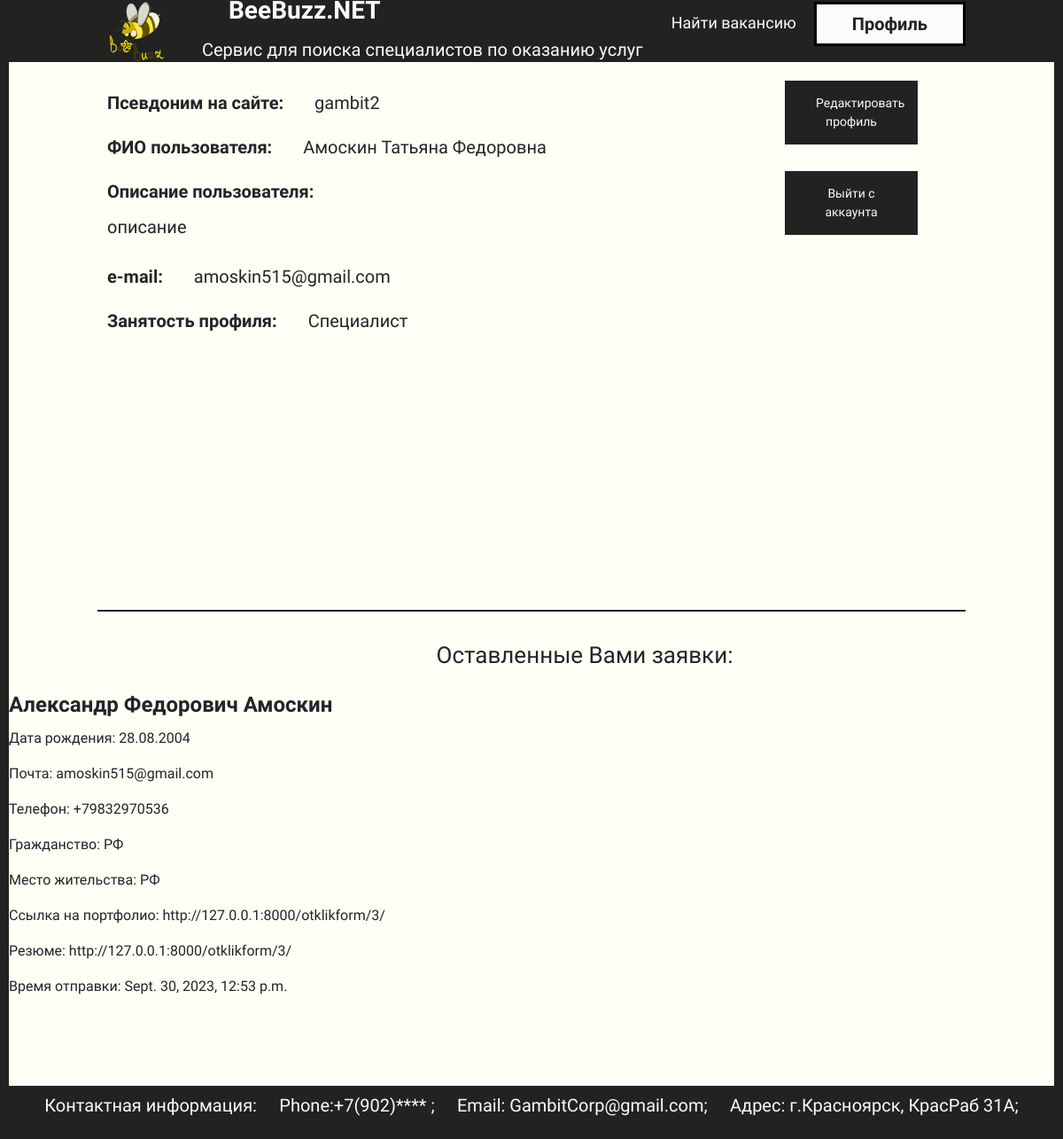
The page /profile/ (signed in) on the database its author committed.
### main/models.py (models this page shows, shortened)
class Otklik(models.Model):
    FIO = models.CharField('ФИО',max_length=550)
    Anketa = models.ForeignKey('Anketa', on_delete=models.CASCADE, blank=True, verbose_name="Вакансия на которую откликнулись")
    BirthDate = models.CharField('Дата рождения', max_length=500)
    Email = models.EmailField('Почта', max_length=500)
    Phone = models.CharField('Телефон', max_length=100)
    Citizenship = models.CharField('Гражданство', max_length=300)
    Place = models.CharField('Место жительства', max_length=300)
    Portfolio = models.CharField('Ссылка на портфолио', max_length=500)
    Rezume = models.CharField('Резюме', max_length=500)
    DatePost = models.DateTimeField('Время отправки',auto_now_add=True)
    class Meta:
        verbose_name = "Отклики"
        verbose_name_plural = "Отклики"
        ordering = ['DatePost']

### main/views.py (the view)
# urls.py: path('profile/',ProfileView.as_view(), name = 'prof'),
class ProfileView(LoginRequiredMixin,TemplateView): # new
    template_name = 'main/profile.html'
    login_url = reverse_lazy('log')
    def get(self, request):
        otkl = Otklik.objects.all()
        context = {
            'otkl': otkl,
        }
        return render(request, 'main/profile.html', context)

### main/templatetags/auth_extras.py (called while the page is built)
@register.filter(name='has_group')
def has_group(user, group_name):
    group = Group.objects.get(name=group_name)
    return True if group in user.groups.all() else False

### main/templates/main/profile.html (shortened to what this page needs)
{% load static %}
{% load auth_extras %}
<!DOCTYPE html>
<html lang="ru">
<head>
    <link rel="stylesheet" href="libs/bootstrap-reboot.min.css">
    <link rel="stylesheet" href="libs/bootstrap-grid.min.css">
    <link rel="stylesheet" href="{% static 'main/css/profile_1.css' %}">
</head>
<body>
    <header>
        <div class="logo">
            <table>
                <tr>
                    <td>
                        <a href="{% url 'start' %}"><img src="{% static 'main/images/startsheet_2.png' %}" id="logotip" alt="" width="70" /></a>
                    </td>
                    <td>
                        <div class="namelogo"><label>BeeBuzz.NET</label></div>
                        <div class="namelogo2"><label>Сервис для поиска специалистов по оказанию услуг</label></div>
                    </td>
                </tr>
            </table>
        </div>
        <div class="text-sh">
            <ul>
                <li><a href="{% url 'main' %}">Найти вакансию</a></li>
                {% if request.user.is_authenticated %}
                <li><a id="login" href="{% url 'prof' %}">Профиль</a></li>
                {% else %}
                <li><a id="login" href="{% url 'log' %}">Войти</a></li>
                {% endif %}
            </ul>
        </div>
    </header>
    <table style="height: 600px; margin: 20px 100px 20px 100px; border-bottom: 2px solid #222222;">
        <tr>
            <td valign="top" style="width: 900px;">
                <div class="profile">
                    <p class="main-menu-info">
                        Псевдоним на сайте: <label class="dannye-bd">{{ request.user }}</label>
                    </p>
                    <p class="main-menu-info">
                        ФИО пользователя: <label class="dannye-bd">{{ request.user.first_name }}</label>
                    </p>
                    <p class="main-menu-info">
                        Описание пользователя: <p class="dannye-bd-desc">{{request.user.last_name}}</p>
                    </p>
                    <p class="main-menu-info">
                        e-mail: <label class="dannye-bd">{{request.user.email}}</label>
                    </p>
                    <p class="main-menu-info">
                        Занятость профиля: <label class="dannye-bd">{{ user.groups.all.0 }}</label>
                    </p>
                </div>
            </td>
            <td align="center" valign="top" style="width: 300px;">
                <div class="button">
                    <a href="#" style="text-decoration: none; color:#fbfbfb;">Редактировать профиль</a>
                </div>
                <div class="button">
                    <a href="{% url 'logout' %}" style="text-decoration: none; color:#fbfbfb;">Выйти с аккаунта</a>
                </div>
            </td>
        </tr>
    </table>
    <label align="center" style="margin-left: 120px; font-size: 26px; padding: 10px; display: block;">Оставленные Вами заявки:</label>
    {% for otklik in otkl %}
        <h2>{{ otklik.FIO }}</h2>
        <p>Дата рождения: {{ otklik.BirthDate }}</p>
        <p>Почта: {{ otklik.Email }}</p>
        <p>Телефон: {{ otklik.Phone }}</p>
        <p>Гражданство: {{ otklik.Citizenship }}</p>
        <p>Место жительства: {{ otklik.Place }}</p>
        <p>Ссылка на портфолио: {{ otklik.Portfolio }}</p>
        <p>Резюме: {{ otklik.Rezume }}</p>
        <p>Время отправки: {{ otklik.DatePost }}</p>
    {% endfor %}
    <div class="podval" style="margin-top: 100px;">
        <p> Контактная информация: &emsp;Phone:+7(902)**** ; &emsp;Email: GambitCorp@gmail.com; &emsp;Адрес: г.Красноярск, КрасРаб 31А; </p>
    </div>
</body>
</html>

### main/static/main/css/profile_1.css (style rules this page uses)
body { margin: 0; background-color: rgb(255, 255, 245); font-family: 'Sofia Sans Condensed', sans-serif; border-left: 10px solid #222222; border-right: 10px solid #222222; }
.main-menu-info { font-size: 20px; padding: 10px ; font-weight: bold; margin: 0; }
.dannye-bd { font-weight: normal; margin: 0; text-indent: 30px; }
.dannye-bd-desc { font-size: 20px; padding: 0; font-weight: normal; margin: 0 10px 0 10px; }
.button { width: 150px; font-size: 14px; margin: auto; left: 50%; top: 50%; padding: 15px 35px; border: none; background: #222222; color:#fbfbfb; margin-bottom: 30px; }
.podval { background-color: #222222; margin: 0 auto; font-size: 20px; color: #fbfbfb; text-align: center; max-width: 100%; padding: 7px; width: auto; }
#logotip { margin-left: 100px; }
.namelogo { font-size: 28px; margin-left: 65px; font-weight: bold; color: #fbfbfb; }
.namelogo2 { font-size: 20px; margin-left: 35px; color: #fbfbfb; }
header { display: flex; justify-content: space-between; align-items: center; background-color: #222222; padding: 10px; width: auto; height: 70px; }
.text-sh ul { list-style: none; margin-right: 70px; padding: 0; display: flex; }
.text-sh li { margin-right: 20px; }
.text-sh a { font-size: 18px; color: #fbfbfb; text-decoration: none; }
#login { font-size: 20px; color: #222222; font-weight: bold; padding: 10px 40px 10px 40px; background-color: #fbfbfb; border: 3px solid black; }

### rows shown on the page
Otklik: FIO "Александр Федорович Амоскин", BirthDate "28.08.2004", Email "amoskin515@gmail.com", Phone "+79832970536", Citizenship "РФ", Place "РФ", Portfolio "http://127.0.0.1:8000/otklikform/3/", Rezume "http://127.0.0.1:8000/otklikform/3/", DatePost "Sept. 30, 2023, 12:53 p.m."

### other values the page prints
{{ request.user }} "gambit2"
{{ request.user.first_name }} "Амоскин Татьяна Федоровна"
{{ request.user.last_name }} "описание"
{{ request.user.email }} "amoskin515@gmail.com"
{{ user.groups.all.0 }} "Специалист"
